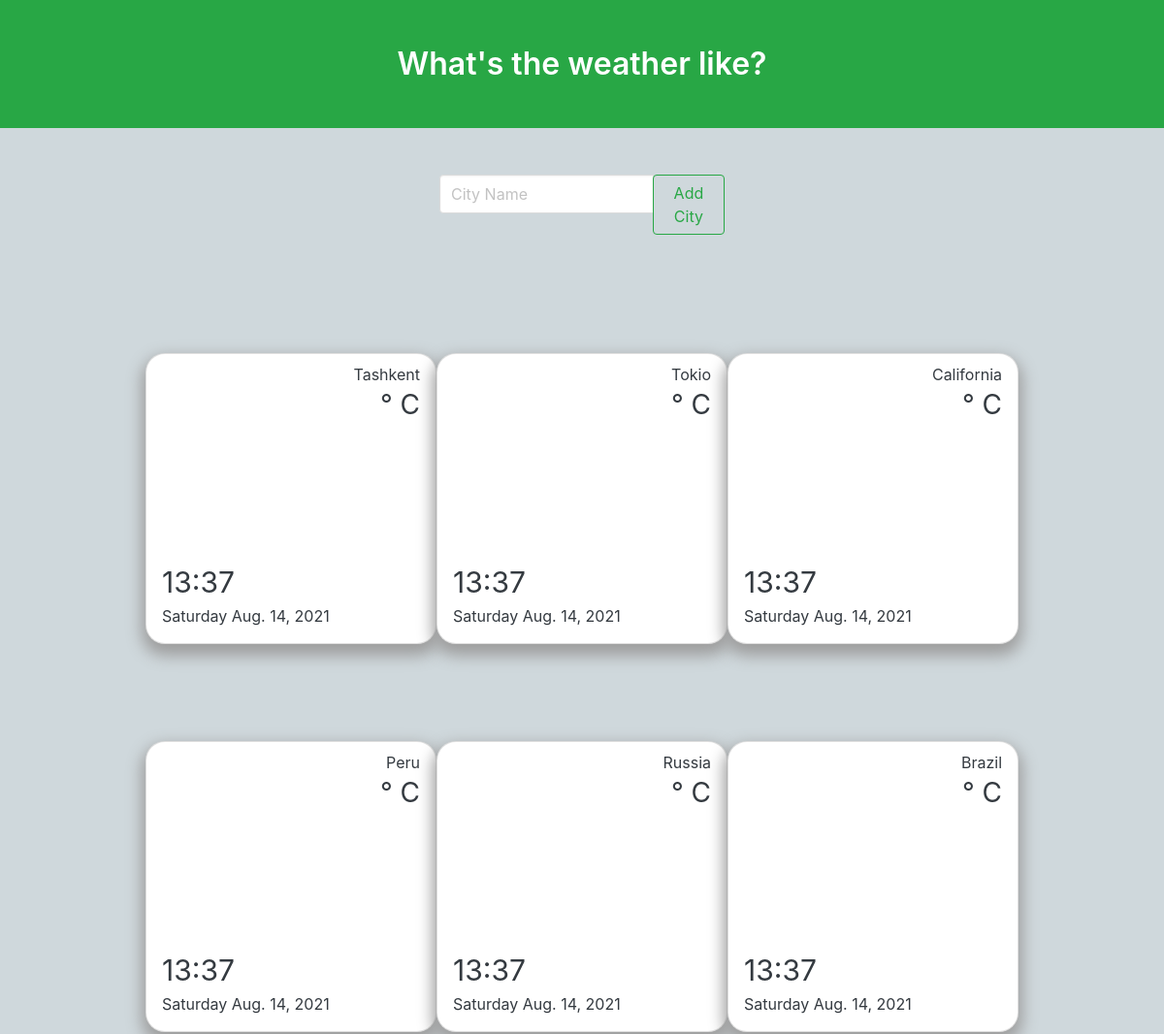
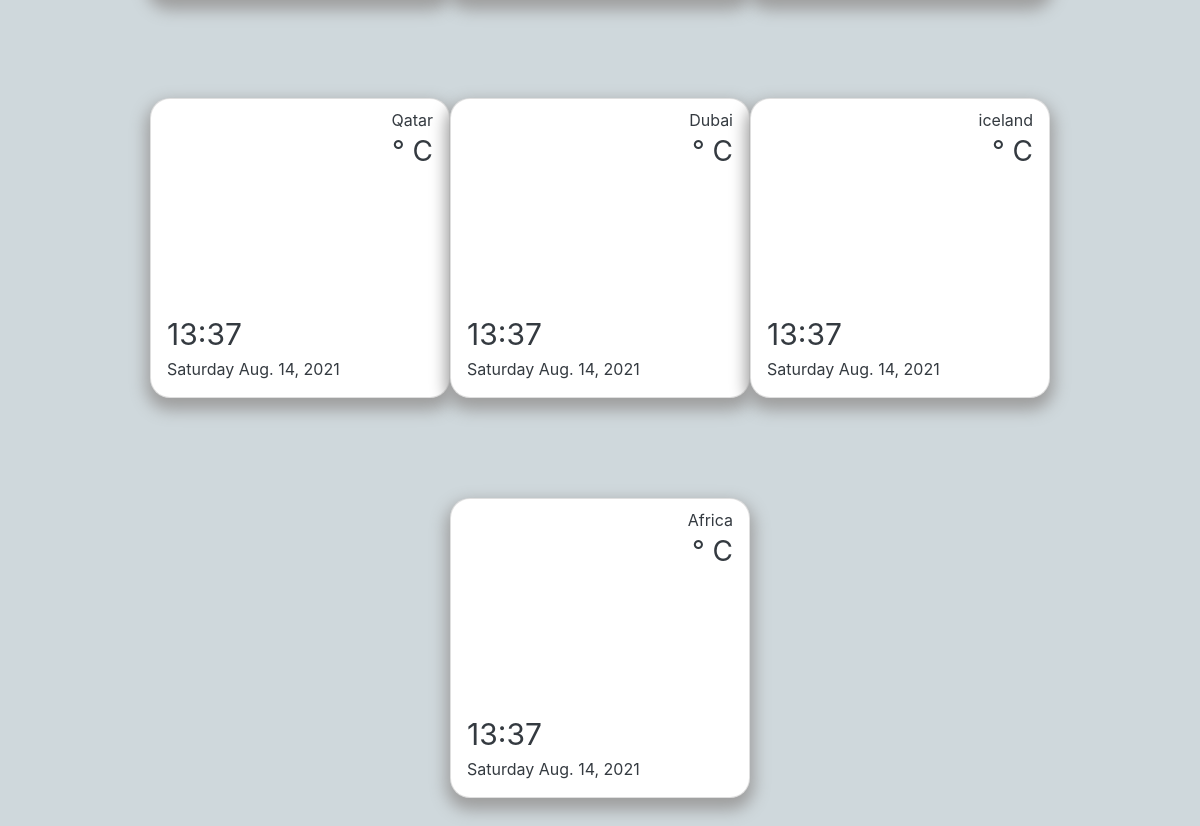
The page / on the database its author committed (2 pictures, top to bottom).
### weather/models.py (models this page shows)
class City(models.Model):
	name = models.CharField(max_length=25)
	def __str__(self):
		return self.name
	class Meta:
		verbose_name_plural = "cities"

### weather/views.py (the view)
# urls.py: 2. Add a URL to urlpatterns:  path('', views.home, name='home')
def home(request):
	url = 'http://api.openweathermap.org/data/2.5/weather?q={}&units=metric&appid=e5472bae81702f27e4dccddba51928ab'
	if request.method == 'POST':
		form = CityForm(request.POST)
		form.save()
	form = CityForm()
	cities = City.objects.all()
	weather_data = []
	for city in cities:
		r = requests.get(url.format(city)).json()
		city_weather = {
			'city': city.name,
			'temperature': r['main']['temp'],
			'description': r['weather'][0]['description'],
			'icon': r['weather'][0]['icon'],
		}
		weather_data.append(city_weather)
	weekDays = ("Monday", "Tuesday", "Wednesday", "Thursday", "Friday", "Saturday", "Sunday")
	today = date.today()
	now = datetime.now()
	current_time = now.strftime("%H:%M")
	week_day_number = datetime.today().weekday()
	week_day = weekDays[week_day_number]
	context = {'weather_data': weather_data, 'form': form, 'today':today, 'current_time': current_time, 'week_day':week_day}
	return render(request, 'weather/weather.html', context)

### weather/forms.py
class CityForm(ModelForm):
	class Meta:
		model = City
		fields = ['name']
		widgets = {'name': TextInput(attrs={'class': 'input', 'placeholder': 'City Name'})}

### weather/templates/weather/weather.html (shortened to what this page needs)
<!doctype html>
<html lang="en">
<head>
    <link rel="stylesheet" href="https://cdn.jsdelivr.net/npm/bootstrap@4.6.0/dist/css/bootstrap.min.css">
    <link rel="stylesheet" href="https://cdnjs.cloudflare.com/ajax/libs/bulma/0.6.2/css/bulma.css" />
</head>
<body>
<section class="hero is-primary ">
        <div class="hero-body bg-success">
            <div class="container">
                <h1 class="title text-center" >
                    What's the weather like?
                </h1>
            </div>
        </div>
    </section>
    <section class="section">
        <div class="container">
            <div class="columns">
                <div class="column is-offset-4 is-4">
                    <form method="POST">
                        <div class="field has-addons">
                            <div class="control is-expanded">
                                {{ form.name }}
                            </div>
                            <div class="control">
                                <button type="submit" class="btn btn-outline-success">
                                    Add City
                                </button>
                            </div>
                        </div>
                    </form>
                </div>
            </div>
        </div>
    </section>
    <div class="container-fluid px-1 px-md-4 py-5 mx-auto">
    <div class="row d-flex justify-content-center px-3">
        {% for city_weather in weather_data %}
        <div class="card" style="background-image: url('http://openweathermap.org/img/w/{{ city_weather.icon }}.png')">
            <h2 class="ml-auto mr-4 mt-3 mb-0 text-dark">{{city_weather.city}}</h2>
            <p class="ml-auto mr-4 mb-0 med-font text-dark">{{ city_weather.temperature }}° C</p>
            <p class="time-font mb-0 ml-4 mt-auto text-dark">{{current_time}}</p>
            <p class="ml-4 mb-4 text-dark">{{week_day}} {{today}}</p>
        </div>
        {% endfor %}
    </div>
</div>
</body>
</html>

### weather/templates/weather/weather.html (style rules this page uses)
body { color: #fff; overflow-x: hidden; height: 100%; background-color: #CFD8DC; background-repeat: no-repeat }
.card { background-size: cover; width: 300px; height: 300px; border-radius: 20px; box-shadow: 0px 8px 16px 4px #9E9E9E; margin-top: 50px; margin-bottom: 50px; }
.time-font { font-size: 30px }
.med-font { font-size: 28px }

### rows shown on the page
City: city "Tashkent"
City: city "Tokio"
City: city "California"
City: city "Peru"
City: city "Russia"
City: city "Brazil"
City: city "Qatar"
City: city "Dubai"
City: city "iceland"
City: city "Africa"

### other values the page prints
{{ week_day }} "Saturday" "Saturday" "Saturday" "Saturday" "Saturday" "Saturday" "Saturday" "Saturday" "Saturday" "Saturday"
